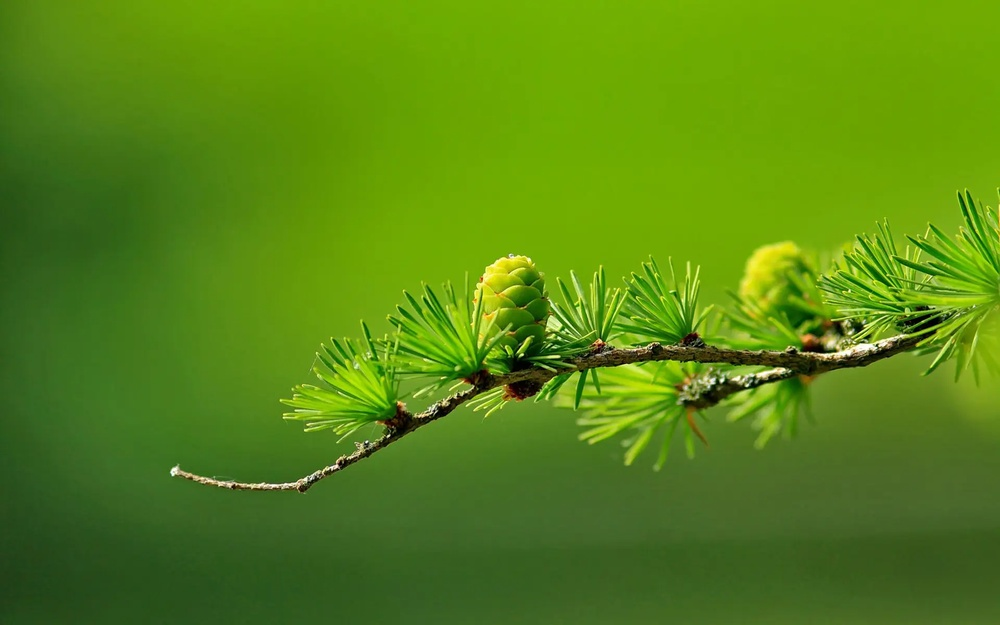
#> input picture 86-何小丽-北京/第三周作业/gray_test.jpg, 1000 x 625 px, shrunk from 1920 x 1200 before the run
$ jupyter execute homework-03.ipynb
#> lines starting #> are read from the running program, lines starting #| are printed output that depends on the picture; after the words box and inside, x2 and y2 are one past the last pixel; in counts of white or black regions, pixels touching at a corner belong together
#  1. python实现直方图均衡化原理

[cell 1]
import numpy as np
import cv2 as cv
from matplotlib import pyplot as plt

# 读取图片
img = cv.imread('gray_test.jpg', 0)
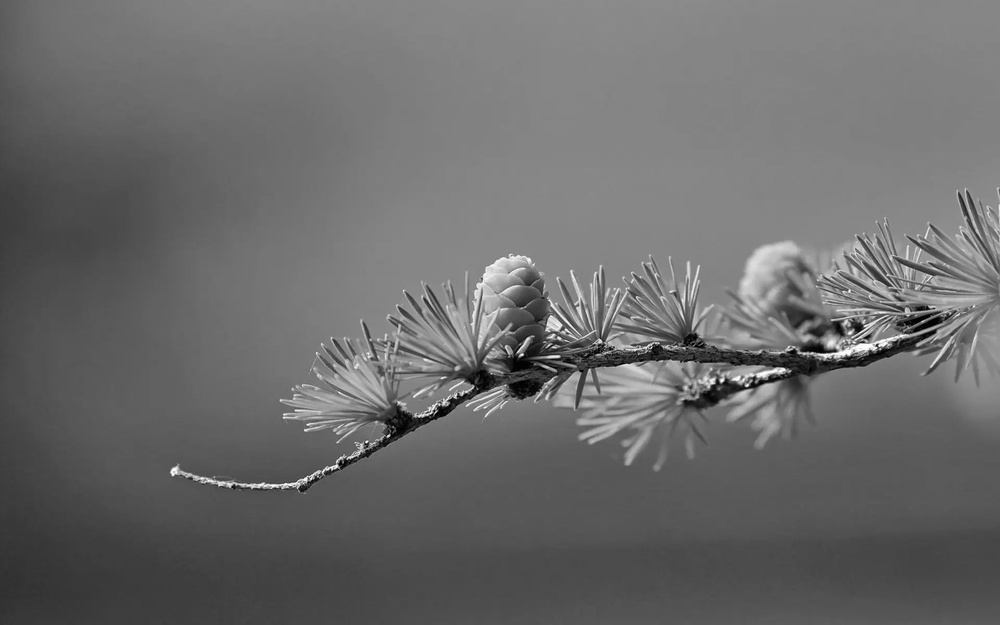
#> img: shape (625, 1000); min 0, max 255, mean 107
# 将二维数字图像矩阵转变为一维向量
rk = img.flatten()

# 读取图片灰度直方图
# bins为直方图直方柱的取值向量
# hist为bins各取值区间上的频数取值
hist, bins = np.histogram(rk, 256,[0, 256])
#> hist = 256 values, max 33905 at index 133, min 13 at index 253, mean 2441.4; bins = 257 values from 0 to 256

# 计算累计分布函数
hist_cum = hist.cumsum()
#> hist_cum = 256 values from 61 to 625000

# 计算灰度均衡化映射
cdf = (hist_cum-hist_cum.min())*(255-0)/(hist_cum.max() - hist_cum.min()) + 0
#> cdf = 256 values from 0 to 255
cdf = cdf.astype('uint8')

# 原始图像灰度直方图
plt.hist(rk, 256, [0, 255], color = 'r')
cv.imshow('原图像', img)

# 直方图均衡化
imgDst = cdf[img]
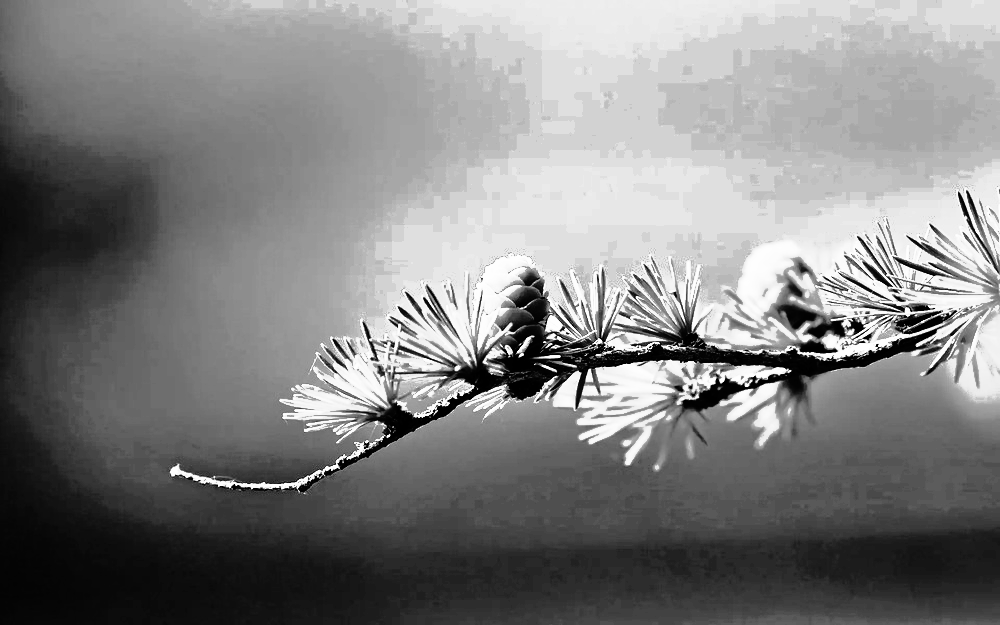
#> imgDst: shape (625, 1000); min 0, max 255, mean 129.1
cv.imshow("直方图均衡化后的图像", imgDst)
plt.hist(imgDst.flatten(), 256, [0, 255], color = 'b')

plt.show()
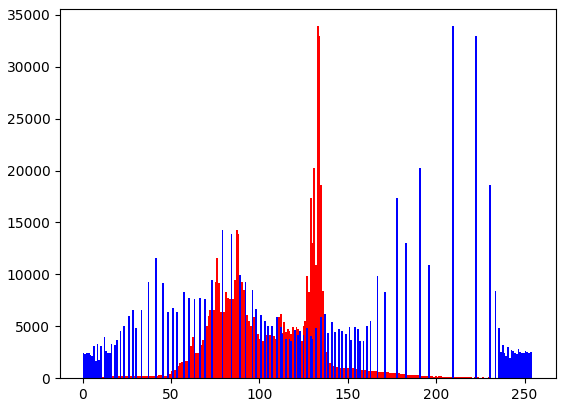
#> figure drawn by matplotlib, 1 panel; tallest bar 33905 high, from x = 132.5 to 133.5; tallest bar 33905 high, from x = 209.2 to 210.2

# 2. python实现高斯噪声原理

[cell 2]
import numpy as np
import cv2 as cv
import random


img_gau = cv.imread('gray_test.jpg', 0)
NoiseImg = img_gau
NoiseNum = int(0.8*img_gau.shape[0]*img_gau.shape[1])
#> NoiseNum = 500000
for i in range(NoiseNum):
    # 每次取一个随机点
    # 把一张图片的像素用行和列表示的话，randX代表随机生成的行， randY代表随机生成的列
    # random.randint生成随机整数
    # 高斯噪声图片边缘不处理，故为-1.
    randX = random.randint(0, img_gau.shape[0]-1)
    randY = random.randint(0, img_gau.shape[1]-1)
    # 此处在原有像素灰度值上加上随机数
    NoiseImg[randX,randY] = NoiseImg[randX,randY]+random.gauss(2, 4)
    # 若灰度值小于0则强制为0，若灰度值大于255则强制为255
    if NoiseImg[randX,randY]<0:
        NoiseImg[randX,randY] = 0
    elif NoiseImg[randX,randY]>255:
        NoiseImg[randX,randY] = 255
img_origin = cv.imread('gray_test.jpg')
#> img_origin is the input picture: shape (625, 1000, 3); mean B, G, R 19.7, 134.3, 86.7
img2 = cv.cvtColor(img_origin, cv.COLOR_BGR2GRAY)
cv.imshow('原图像', img2)
cv.imshow('高斯噪声图', NoiseImg)
cv.waitKey(0)

# 3.python实现椒盐噪声原理

[cell 3]
import numpy as np
import cv2 as cv
import random


img_gau = cv.imread('gray_test.jpg', 0)
NoiseImg = img_gau
NoiseNum = int(0.2*img_gau.shape[0]*img_gau.shape[1])
#> NoiseNum = 125000
for i in range(NoiseNum):
    # 每次取一个随机点
    # 把一张图片的像素用行和列表示的话，randX代表随机生成的行， randY代表随机生成的列
    # random.randint生成随机整数
    # 椒盐噪声图片边缘不处理，故为-1.
    randX = random.randint(0, img_gau.shape[0]-1)
    randY = random.randint(0, img_gau.shape[1]-1)
    # random.random生成随机浮点数，随意取到一个像素点有一半的可能是白点255，一半的可能是黑点0
    if random.random()<=0.5:
        NoiseImg[randX,randY] = 0
    else:
        NoiseImg[randX,randY] = 255
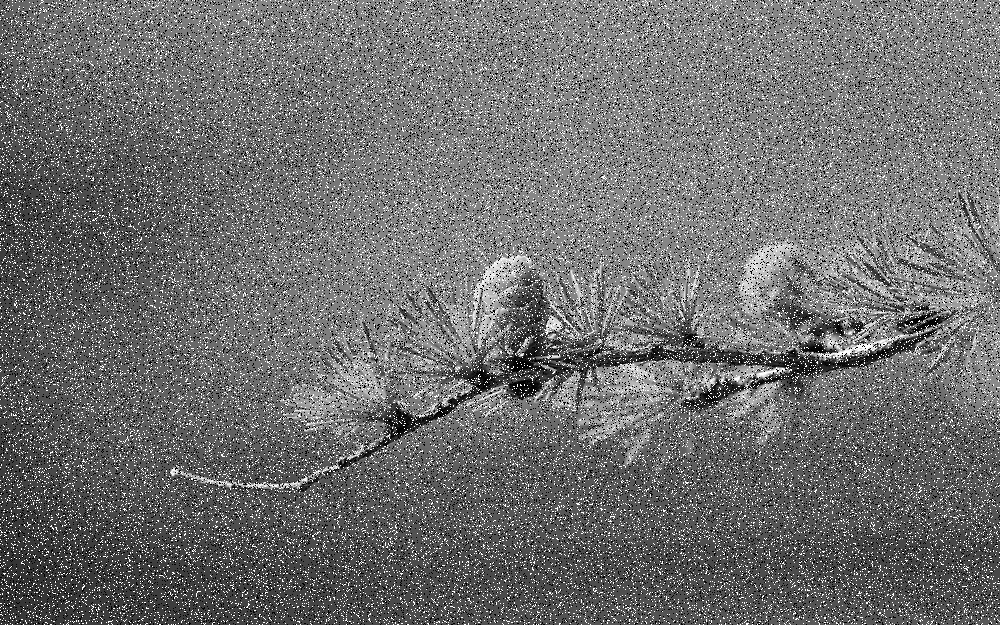
#> NoiseImg: shape (625, 1000); 18.14% of pixels changed, all inside (x1, y1, x2, y2) = (0, 0, 1000, 625)

img_origin = cv.imread('gray_test.jpg')
img2 = cv.cvtColor(img_origin, cv.COLOR_BGR2GRAY)
cv.imshow('source', img2)
cv.imshow('test', NoiseImg)
cv.waitKey(0)
